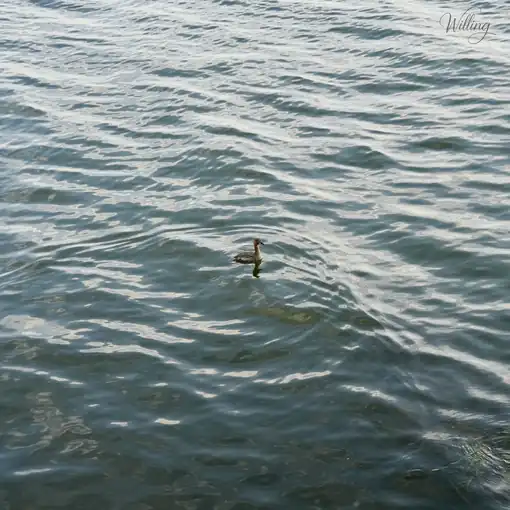
#> input picture images/gallery/glance/Dali/洱海-11.webp, 510 x 510 px
$ python -i convert2webp_glance.py   (imports and definitions only)
#> lines starting #> are read from the running program, lines starting #| are printed output that depends on the picture
#!/usr/bin/env python3
"""
批量图片缩小并转换为WebP格式脚本
功能：
1. 批量处理图片（支持常见格式）
2. 按指定倍数缩小尺寸
3. 转换为WebP格式
4. 可调节压缩质量
5. 保持原始文件结构
"""

import os
import sys
from pathlib import Path
from PIL import Image
from concurrent.futures import ThreadPoolExecutor, as_completed


def convert_image_to_webp(
        input_path,
        output_path,
        scale_factor=2,
        quality=85,
        preserve_metadata=True
):
    """
    将单张图片转换为WebP格式

    Args:
        input_path: 输入图片路径
        output_path: 输出图片路径
        scale_factor: 缩小倍数
        quality: WebP压缩质量 (1-100)
        preserve_metadata: 是否保留元数据
    """
#> called with input_path = '../../glance/Dali/洱海-11.webp', output_path = 'out.png', scale_factor = 2, quality = 85, preserve_metadata = True
    try:
        # 打开图片
        with Image.open(input_path) as img:
            # 保留图片模式（如RGB, RGBA等）
#> img is the input picture: PIL image 510x510 RGB; mean R, G, B 124.7, 137.4, 137.9
            if img.mode in ('RGBA', 'LA', 'P'):
                img = img.convert('RGBA')
            elif img.mode == 'L':
                img = img.convert('L')
            else:
                img = img.convert('RGB')

            # 计算新尺寸
            new_size = (
                int(img.width / scale_factor),
                int(img.height / scale_factor)
            )
#> new_size = (255, 255)

            # 调整尺寸
            resized_img = img.resize(new_size, Image.Resampling.LANCZOS)
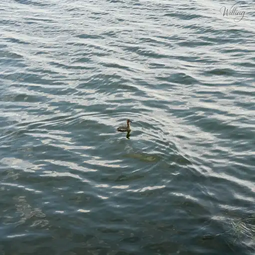
#> resized_img: PIL image 255x255 RGB; mean R, G, B 124.7, 137.4, 137.9

            # 保存为WebP格式
            save_args = {
                'format': 'WEBP',
                'quality': quality,
                'method': 6,  # 压缩方法 (0-6, 6为最好但最慢)
                'lossless': False
            }

            # 如果保留元数据
            if preserve_metadata and hasattr(img, 'info'):
                exif = img.info.get('exif')
                if exif:
                    save_args['exif'] = exif

            # 确保输出目录存在
            output_path.parent.mkdir(parents=True, exist_ok=True)

            # 保存图片
            resized_img.save(output_path, **save_args)

            # 获取文件大小信息
            input_size = os.path.getsize(input_path)
            output_size = os.path.getsize(output_path)
            compression_ratio = (1 - output_size / input_size) * 100 if input_size > 0 else 0

            return {
                'input': str(input_path),
                'output': str(output_path),
                'original_size': f"{input_size:,} bytes",
                'compressed_size': f"{output_size:,} bytes",
                'compression_ratio': f"{compression_ratio:.1f}%",
                'dimensions': f"{img.width}x{img.height} -> {new_size[0]}x{new_size[1]}",
                'success': True
            }

    except Exception as e:
        return {
            'input': str(input_path),
            'error': str(e),
            'success': False
        }


# [264 lines left out: functions process_directory, process_single_file, print_summary, main, not called in this run]


# [2 lines not run here, left out]

>>> result = convert_image_to_webp('../../glance/Dali/洱海-11.webp', 'out.png')

$ run again, on images/gallery/glance/Dongguan/东莞-2.webp
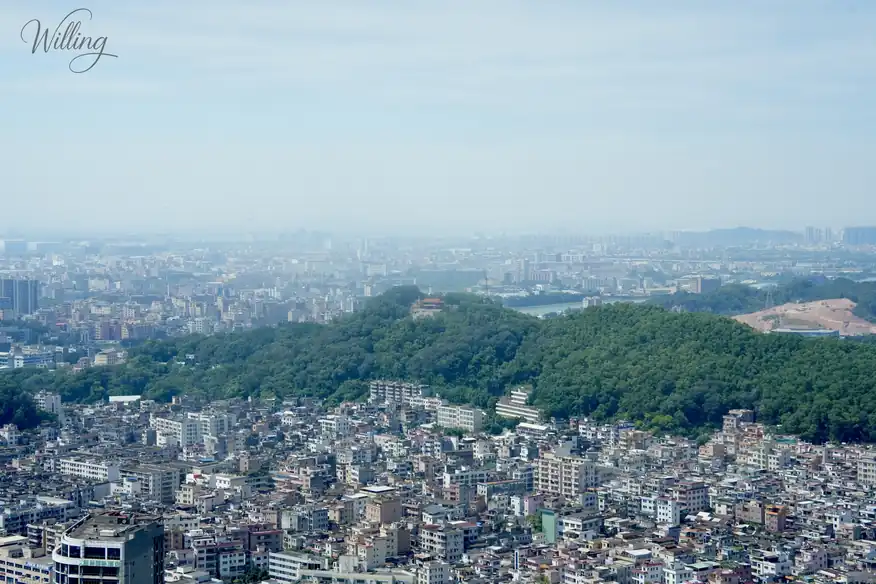
#> input picture images/gallery/glance/Dongguan/东莞-2.webp, 876 x 584 px
#> in convert_image_to_webp, img is the input picture: PIL image 876x584 RGB; mean R, G, B 136.2, 159.4, 171.4
#> in convert_image_to_webp, `resized_img = img.resize(new_size, Image.Resampling.LANCZOS)`:
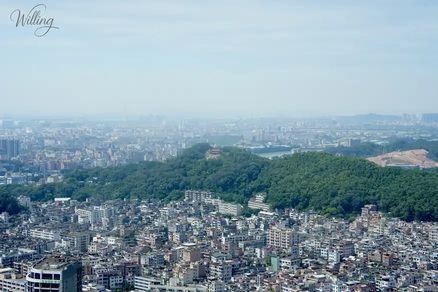
#> resized_img: PIL image 438x292 RGB; mean R, G, B 136.2, 159.4, 171.4

$ run again, on images/gallery/glance/Dongguan/东莞-3.webp
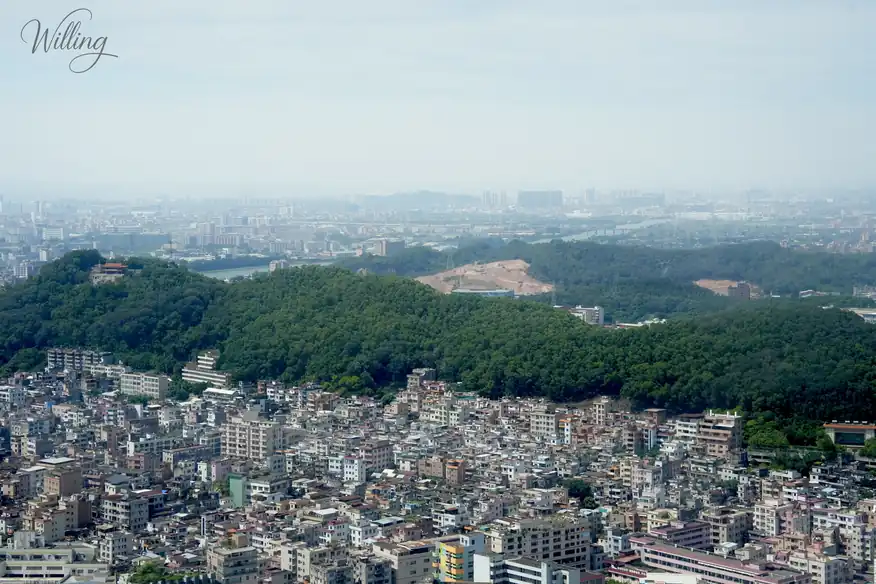
#> input picture images/gallery/glance/Dongguan/东莞-3.webp, 876 x 584 px
#> in convert_image_to_webp, img is the input picture: PIL image 876x584 RGB; mean R, G, B 129.8, 146.3, 151
#> in convert_image_to_webp, `resized_img = img.resize(new_size, Image.Resampling.LANCZOS)`:
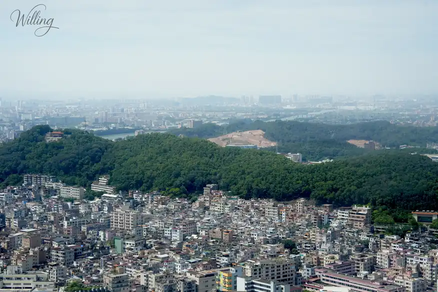
#> resized_img: PIL image 438x292 RGB; mean R, G, B 129.8, 146.3, 151
